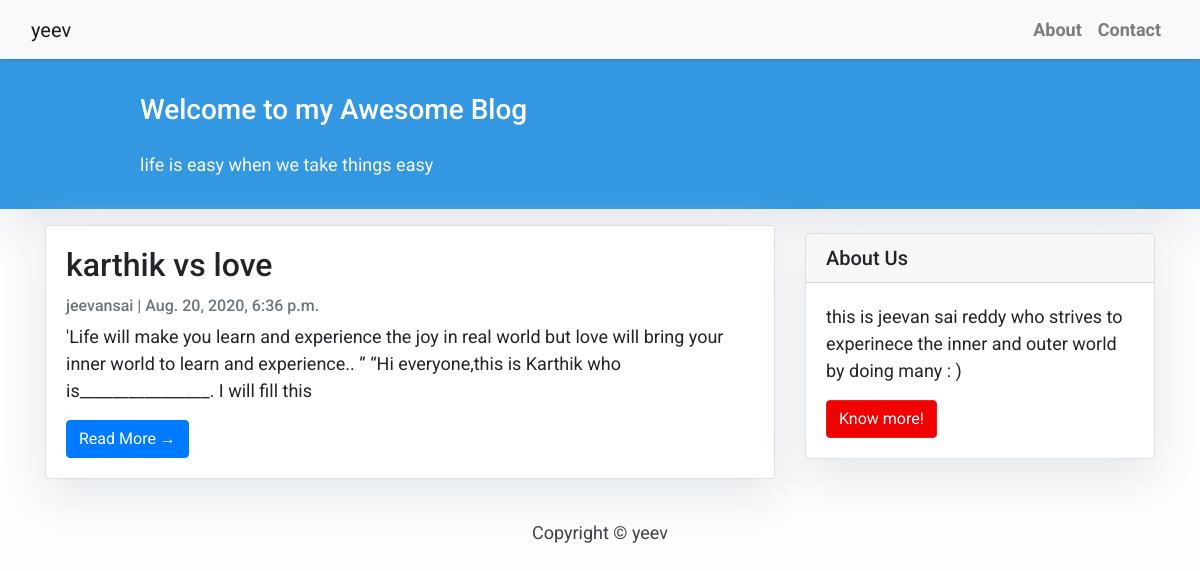
The page / on the database its author committed.
### blog/models.py (models this page shows, shortened)
class Post(models.Model):
    title = models.CharField(max_length=200, unique=True)
    slug = models.SlugField(max_length=200, unique=True)
    author = models.ForeignKey(User, on_delete= models.CASCADE,related_name='blog_posts')
    updated_on = models.DateTimeField(auto_now= True)
    content = models.TextField()
    created_on = models.DateTimeField(auto_now_add=True)
    status = models.IntegerField(choices=STATUS, default=0)
    class Meta:
        ordering = ['-created_on']

### blog/views.py (the view)
# urls.py: path('', views.PostList.as_view(), name='home'),
class PostList(generic.ListView):
    queryset = Post.objects.filter(status=1).order_by('-created_on')
    template_name = 'index.html'

### templates/index.html (shortened to what this page needs)
{% extends "base.html" %}
 {% block content %}
    <header class="masthead" >
            <div class="container">
              <div class="row">
                <div class=" col-md-8 col-md-10 mx-auto">
                  <div class="site-heading">
                    <h3 class=" site-heading my-4 mt-3 text-white"> Welcome to my Awesome Blog </h3>
                    <p class="text-light"> life is easy when we take things easy &nbsp
                    </p>
                </div>
                    </div>
                  </div>
                </div>
              </header>
            <div class="container">
                <div class="row">
              <div class="col-md-8 mt-3 left">
                    {% for post in post_list %}
                <div class="card mb-4" >
                  <div class="card-body">
                    <h2 class="card-title">{{ post.title }}</h2>
                    <p class="card-text text-muted h6">{{ post.author }} | {{ post.created_on}} </p>
                    <p class="card-text">{{post.content|slice:":200" }}</p>
                    <a href="{% url 'post_detail' post.slug  %}" class="btn btn-primary">Read More &rarr;</a>
                  </div>
                </div>
                {% endfor %}
            </div>
                {% block sidebar %}
                {% include 'sidebar.html' %}
                {% endblock sidebar %}
            </div>
        </div>
{%endblock%}

### templates/base.html (shortened to what this page needs)
<!DOCTYPE html>
<html>
  <head>
    <link
      rel="stylesheet"
      href="https://maxcdn.bootstrapcdn.com/bootstrap/4.0.0/css/bootstrap.min.css"
    />
  </head>
  <body>
    <nav class="navbar navbar-expand-lg navbar-light bg-light shadow" id="mainNav">
      <div class="container-fluid">
        <a class="navbar-brand" href="{% url 'home' %}" >yeev</a>
        <div class="collapse navbar-collapse" id="navbarResponsive">
          <ul class="navbar-nav ml-auto">
            <li class="nav-item text-black">
              <a
                class="nav-link text-black font-weight-bold"
                href="https://www.instagram.com/jeevan_955/"
                >About</a
              >
            </li>
            <li class="nav-item text-black">
              <a
                class="nav-link text-black font-weight-bold"
                href= tel:5558920234" onclick="ga('send', 'event', { eventCategory: 'Contact', eventAction: 'Call', eventLabel: 'Mobile Button'});"
"
              >Contact</a
              >
            </li>
          </ul>
        </div>
      </div>
    </nav>
            {% block content %}{% endblock content %}
    <footer class="py-3 bg-grey">
              <p class="m-0 text-dark text-center ">Copyright &copy; yeev</p>
    </footer>
  </body>
</html>

### templates/sidebar.html (shortened to what this page needs)
{% block sidebar %}
<div class="col-md-4 float-right ">
<div class="card my-4">
        <h5 class="card-header">About Us</h5>
    <div class="card-body">
        <p class="card-text"> this is jeevan sai reddy who strives to experinece the inner and outer world by doing many : )</p>
        <a href="#"
           class="btn btn-danger">Know more!</a>
    </div>
</div>
</div>
{% endblock sidebar %}

### templates/base.html (style rules this page uses)
body { font-family: "Roboto", sans-serif; font-size: 17px; background-color: #fdfdfd; }
.shadow { box-shadow: 0 4px 2px -2px rgba(0,0,0,0.1); }
.btn-danger { color: #fff; background-color: #f00000; border-color: #dc281e; }
.masthead { background:#3398E1; height: auto; padding-bottom: 15px; box-shadow: 0 16px 48px #E3E7EB; padding-top: 10px; }

### templates/index.html (style rules this page uses)
body { font-family: "Roboto", sans-serif; font-size: 18px; background-color: #fdfdfd; }
.card { box-shadow: 0 16px 48px #E3E7EB; }

### templates/sidebar.html (style rules this page uses)
.card { box-shadow: 0 16px 48px #E3E7EB; }

### rows shown on the page
Post: title "karthik vs love", author "jeevansai", created_on "Aug. 20, 2020, 6:36 p.m.", content "'Life will make you learn and experience the joy in real world but love will bring your inner world to learn and experience.. ” “Hi everyone,this is Karthik who is________________. I will fill this"
